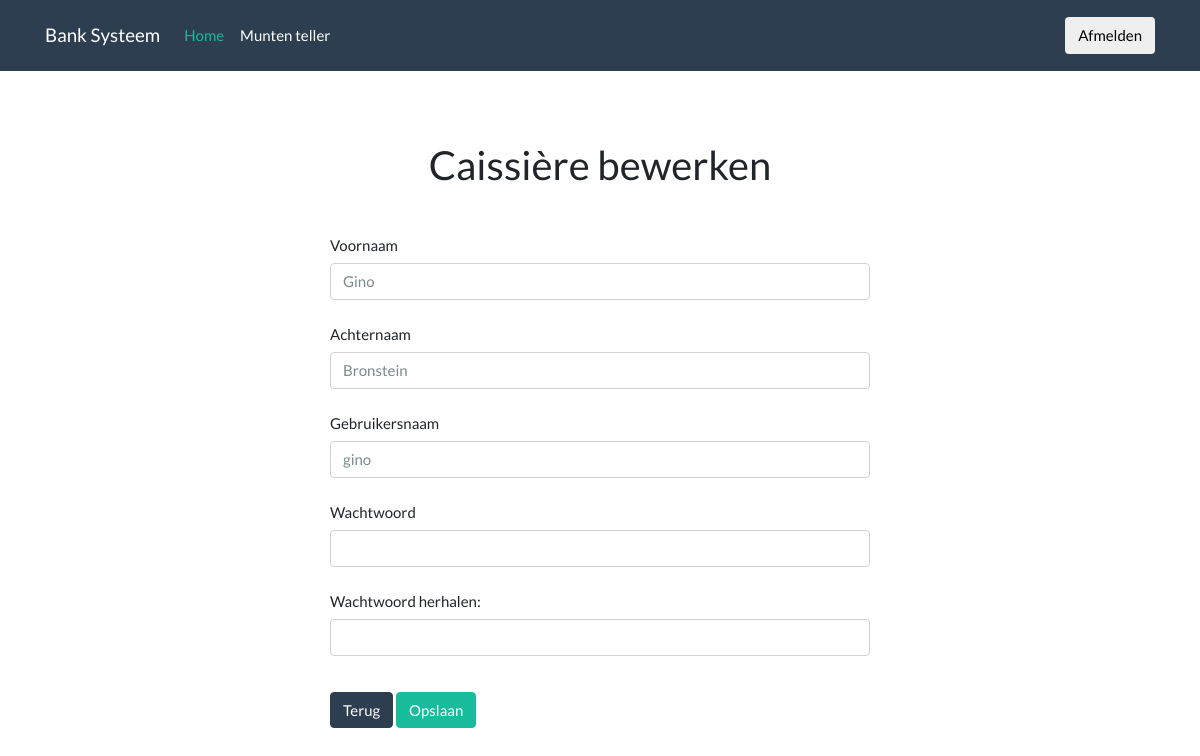
The page /edit_cashier.php?id=1 on the database its author committed.
### tables this page shows
CREATE TABLE `users` (
  `id` int(11) NOT NULL AUTO_INCREMENT,
  `user_type` varchar(45) NOT NULL DEFAULT 'cashier',
  `firstname` varchar(45) DEFAULT NULL,
  `lastname` varchar(45) DEFAULT NULL,
  `username` varchar(45) DEFAULT NULL,
  `password` varchar(255) DEFAULT NULL,
  `last_login` timestamp NULL DEFAULT NULL,
  `last_logout` timestamp NULL DEFAULT NULL,
  `updated_at` timestamp NULL DEFAULT NULL,
  `created_at` timestamp NULL DEFAULT NULL,
  PRIMARY KEY (`id`)
);

### edit_cashier.php (the view, shortened to what this page needs)
<?php
    require 'backend/db.php';
    require 'includes/header.php';
    if(isset($_GET['id'])) {
        $param_id = $_GET['id'];
    } else {
        exit();
    }
    $sql = "SELECT * FROM users WHERE id = '$param_id'";
    $query = $conn->query($sql);
    while($result = $query->fetch_assoc()) {
        $firstname = $result['firstname'];
        $lastname = $result['lastname'];
        $username = $result['username'];
    }
?>
<body>
    <?php require 'includes/navbar.php'; ?>
    <div class="container">
        <div class="space70"></div>
        <div class="row">
            <div class="col-md-6 offset-md-3">
                <form action="<?php echo $_SERVER['PHP_SELF'].'?id='.$param_id; ?>" method="POST">
                    <fieldset>
                        <center><h2>Caissière bewerken</h2></center>
                        <div class="space30"></div>
                        <div class="form-group">
                            <label class="col-form-label" for="inputDefault">Voornaam</label>
                            <input class="form-control" value="<?php echo $firstname; ?>" id="firstname" name="firstname" type="text">
                        </div>
                        <div class="form-group">
                            <label class="col-form-label" for="inputDefault">Achternaam</label>
                            <input class="form-control" value="<?php echo $lastname; ?>" id="lastname" name="lastname" type="text">
                        </div>
                        <div class="form-group">
                            <label class="col-form-label" for="inputDefault">Gebruikersnaam</label>
                            <input class="form-control" value="<?php echo $username; ?>" id="username" name="username" type="text">
                        </div>
                        <div class="form-group">
                            <label class="col-form-label" for="inputDefault">Wachtwoord</label>
                            <input class="form-control" id="password1" name="password1" type="text">
                        </div>
                        <div class="form-group">
                            <label class="col-form-label" for="inputDefault">Wachtwoord herhalen:</label>
                            <input class="form-control" id="password2" name="password2" type="text">
                        </div>
                        <div class="space20"></div>
                        <button type="button" onclick="app.back();" class="btn btn-primary">Terug</button>
                        <button name="save" type="submit" class="btn btn-success">Opslaan</button>
                    </fieldset>
                </form>
            </div>
        </div>
    </div>
<?php
    require 'includes/footer.php';
?>

### rows shown on the page
users: firstname "Gino", lastname "Bronstein", username "gino"
